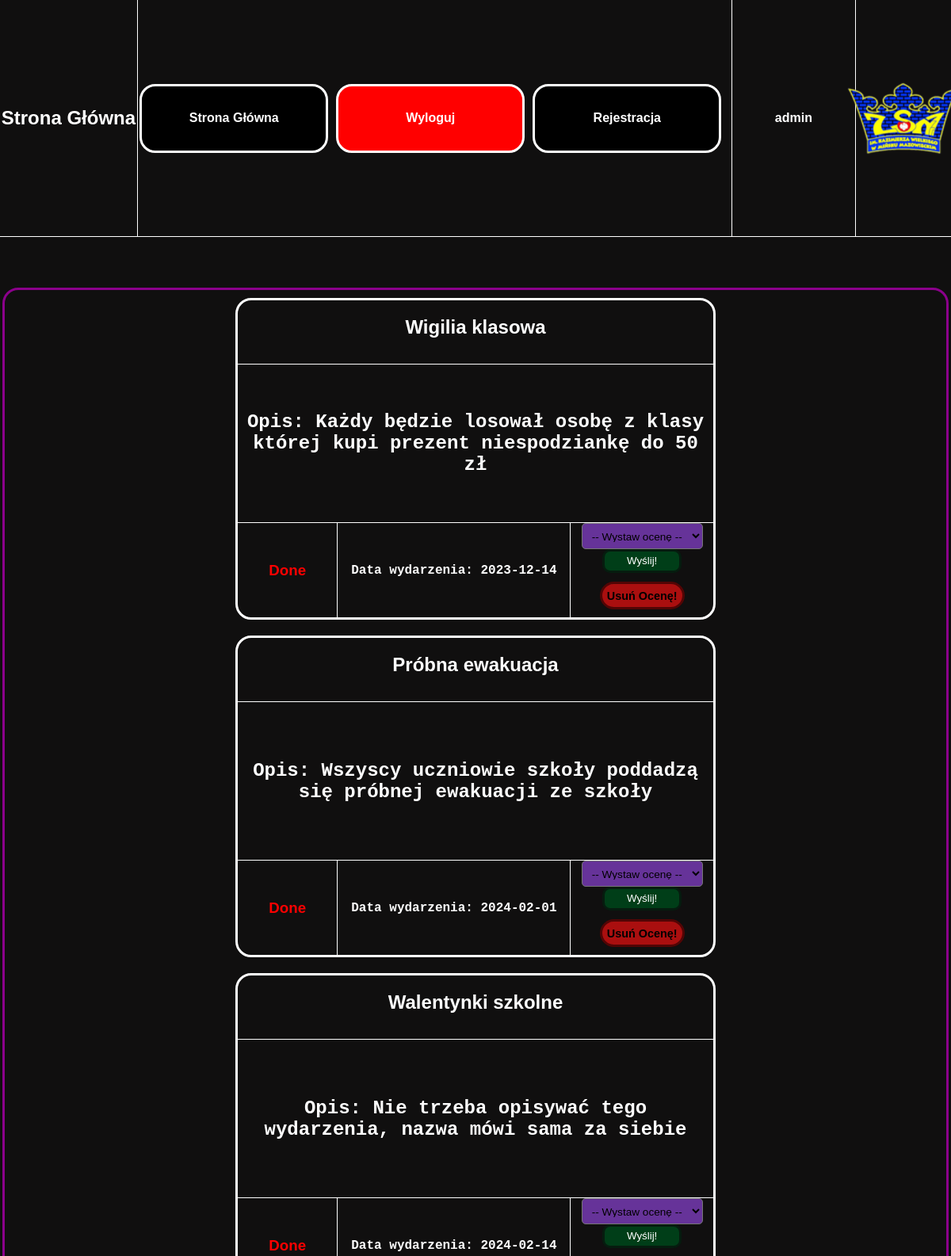
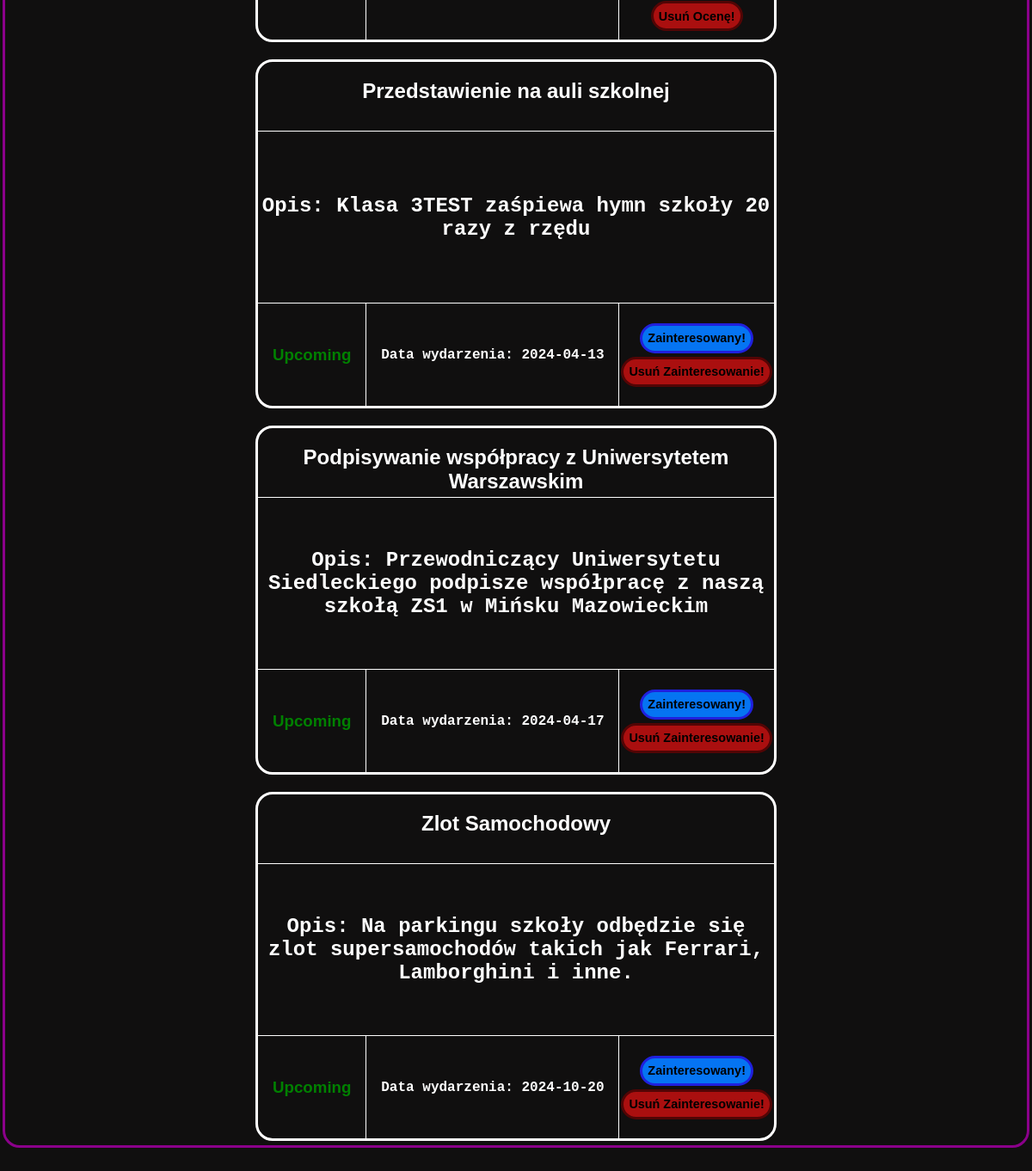
Screenshot of / (signed in) with the database file from the repository (2 pictures, top to bottom).
### tables this page shows
CREATE TABLE `wydarzenia` (
  `ID` int(11) NOT NULL,
  `nazwa_wyd` text NOT NULL,
  `opis_wyd` text NOT NULL,
  `data_wyd` date NOT NULL
);

### index.php (the view, shortened to what this page needs)
<!DOCTYPE html>
<html lang="en">
<head>
    <link rel="stylesheet" href="style.css">
</head>
<body>
    <div id="ogol">
        <div id="menu">
            <div id="menlewolewo">
                <h1>Strona Główna</h1>
            </div>
            <div id="menlewo">
                <?php
                include 'menu.php';
                ?>
            </div>
            <div id="menprawo">
                <?php
                if (isset($_SESSION['user'])) {
                    echo $_SESSION['user'];
                } else {
                    echo "";
                }
                ?>
            </div>
            <div id="menprawoprawo">
            </div>
        </div>
        <div id="tresc">
            <div id="trescogol" style="display: flex; align-items: baseline; justify-content: center; flex-direction: row; flex-wrap: wrap; overflow-y: auto; border-top: solid darkmagenta 3px; border-radius: 20px; width: 99%; height: 95%; /* Ustaw maksymalną wysokość */">
                <?php
                $host = "localhost";
                $dbuser = "root";
                $dbpassword = "";
                $dbname = "Aaawlasny_projekt_BS";
                $conn = mysqli_connect($host, $dbuser, $dbpassword, $dbname);
                $sql = "SELECT `ID`, `nazwa_wyd`, `opis_wyd`, `data_wyd` FROM `wydarzenia` ORDER BY `data_wyd` ASC";
                $result = $conn->query($sql);
                if ($result->num_rows > 0) {
                    while ($row = $result->fetch_assoc()) {
                        echo "<div id = 'wydarzenie'>";
                        echo "<div id = 'divgora' style='display: flex; align-items: baseline; justify-content: center; height: 20%; width: 100%;'>";
                        echo "<h2 id='nazwa_wyd'>" .  $row['nazwa_wyd'] . "</h2>";
                        echo "</div>";
                        echo "<div id = 'divsrodek'>";
                        echo "<h2>" . "Opis: " . $row['opis_wyd'] . "</h2>";
                        echo "</div>";
                        echo "<div id = 'divdol'>";
                        echo "<div id = 'divdollewo'>";
                        echo "<div id = 'divdollewolewo'>";
                        $date = new DateTime($row['data_wyd']);
                        $now = new DateTime();
                        if ($date >= $now) {
                            echo "<h3 id ='dobre'>Upcoming</h3>";
                        } else {
                            echo "<h3 id ='zle'>Done</h3>";
                        }
                        echo "</div>";
                        echo "<div id = 'divdollewoprawo'>";
                        echo "<h4>" . "Data wydarzenia: " . $row['data_wyd'] . "</h4>";
                        echo "</div>";
                        echo "</div>";
                        echo "<div id = 'divdolprawo'>";
                        $date = new DateTime($row['data_wyd']);
                        $now = new DateTime();
                        if ($date < $now) {
                            echo "<div id = 'divdolprawogora'>";
                            echo "<form method='POST' action=''>";
                            echo "<select name='ocena_wyd' required>";
                            echo "<option value =''>-- Wystaw ocenę --</option>";
                            echo "</select>";
                            echo "<input type='submit' name='wyslij_ocene' id='wys_ocen' value='Wyślij!'>";
                            echo "</form>";
                            echo "</div>";
                            echo "<div id = 'divdolprawodol'>";
                            echo "<form method='POST' action=''>";
                            echo "<input type='submit' name='usun_ocene' id='usun_zainteresbutton' value='Usuń Ocenę!'>";
                            echo "</form>";
                            echo "</div>";
                        } else {
                            echo "<form method='POST' action=''>";
                            echo "<input type='submit' name='zainteres' id='zainteresbutton' value='Zainteresowany!'>";
                            echo "</form>";
                            echo "<form method='POST' action=''>";
                            echo "<input type='submit' name='usun_zainteres' id='usun_zainteresbutton' value='Usuń Zainteresowanie!'>";
                            echo "</form>";
                        }
                        echo "</div>";
                        echo "</div>";
                        echo "</div>";
                    }
                } else {
                    echo "<h1>Brak wydarzeń</h1>";
                }
                ?>
            </div>
        </div>
    </div>
</body>
</html>

### style.css (style rules this page uses)
body { background-color: rgb(16, 15, 15); color: white; margin: 0px; overflow: hidden; }
#ogol { display: flex; flex-direction: column; width: 100%; height: 100vh; }
#menu { display: flex; flex-direction: row; color: white; width: 100%; height: 10%; border-bottom: 0.5px solid white; }
#menlewo { display: flex; flex-direction: row; align-items: center; justify-content: center; width: 65%; height: 100%; border-right: 0.5px solid white; }
#menlewolewo { display: flex; flex-direction: row; align-items: center; justify-content: center; width: 15%; height: 100%; border-right: 0.5px solid white; }
#menprawo { display: flex; align-items: center; justify-content: center; width: 10%; height: 100%; padding: 0 20px; color: white; font-family: Arial, Helvetica, sans-serif; font-weight: bold; font-size: 16px; }
#menprawoprawo { display: flex; align-items: center; justify-content: center; flex-direction: row; border-left: 0.5px solid white; width: 10%; height: 100%; }
#menlewolewo h1 { font-size: 1.5em; margin: 0; padding: 0; }
#tresc { display: flex; align-items: center; justify-content: center; flex-direction: column; width: 100%; height: 90%; }
#trescogol { display: flex; align-items: center; justify-content: center; flex-direction: column; border: solid darkmagenta 3px; border-radius: 20px; width: 99%; height: 95%; }
#wydarzenie { display: flex; align-items: center; justify-content: center; flex-direction: column; margin: 10px; border: solid white 3px; font-family: "Lucida Console", "Courier New", monospace; text-align: center; border-radius: 20px; width: 600px; height: 400px; }
#divgora { display: flex; align-items: center; justify-content: center; flex-direction: row; border-bottom: solid white 0.5px; width: 100%; height: 20%; }
#divsrodek { display: flex; align-items: center; justify-content: center; flex-direction: row; flex-wrap: wrap; overflow: auto; border-bottom: solid white 0.5px; width: 100%; height: 50%; }
#divdol { display: flex; align-items: center; justify-content: center; flex-direction: row; width: 100%; height: 30%; }
#divdollewo { display: flex; align-items: center; justify-content: center; flex-direction: row; border-right: solid white 0.5px; width: 70%; height: 100%; }
#divdollewolewo { display: flex; align-items: center; justify-content: center; border-right: solid white 0.5px; width: 30%; height: 100%; }
#divdollewoprawo { display: flex; align-items: center; justify-content: center; width: 70%; height: 100%; }
#divdolprawo { display: flex; align-items: center; justify-content: center; flex-direction: column; gap: 4px; width: 30%; height: 100%; }
#divdolprawogora { display: flex; align-items: center; justify-content: baseline; flex-direction: column; width: 100%; height: 50%; }
#divdolprawodol { display: flex; align-items: center; justify-content: center; flex-direction: column; width: 100%; height: 50%; }
#zainteresbutton { background-color: rgb(5, 116, 242); border: solid rgb(32, 32, 221) 3px; border-radius: 20px; transition: 0.3s ease; text-align: center; font-family: Arial, Helvetica, sans-serif; font-weight: bold; font-size: 90%; color: black; width: 100%; height: 35px; }
#usun_zainteresbutton { background-color: rgb(170, 15, 15); border: solid rgb(32, 32, 221) 5px; border-radius: 20px; transition: 0.3s ease; text-align: center; font-family: Arial, Helvetica, sans-serif; font-weight: bold; font-size: 90%; border: solid rgb(82, 5, 5) 3px; color: black; width: 100%; height: 35px; }
h1 { font-family: "Tahoma", sans-serif; }
h3 { font-family: "Tahoma", sans-serif; }
#dobre { color: green; }
#zle { color: red; }
#nazwa_wyd { font-family: "Tahoma", sans-serif; }
#wys_ocen { height: 30px; width: 100px; border-radius: 10px; border: solid 3px #061c0f; background: #003e18; color: white; transition: 0.3s; cursor: pointer; }
select[name="ocena_wyd"] { padding: 8px; font-size: 85%; border-radius: 5px; background-color: rebeccapurple; height: 50%; width: 85%; }

### rows the page displays
wydarzenia: nazwa_wyd "Wigilia klasowa", opis_wyd "Każdy będzie losował osobę z klasy której kupi prezent niespodziankę do 50 zł", shows "Done", data_wyd "2023-12-14"
wydarzenia: nazwa_wyd "Próbna ewakuacja", opis_wyd "Wszyscy uczniowie szkoły poddadzą się próbnej ewakuacji ze szkoły", shows "Done", data_wyd "2024-02-01"
wydarzenia: nazwa_wyd "Walentynki szkolne", opis_wyd "Nie trzeba opisywać tego wydarzenia, nazwa mówi sama za siebie", shows "Done", data_wyd "2024-02-14"
wydarzenia: nazwa_wyd "Przedstawienie na auli szkolnej", opis_wyd "Klasa 3TEST zaśpiewa hymn szkoły 20 razy z rzędu", shows "Upcoming", data_wyd "2024-04-13"
wydarzenia: nazwa_wyd "Podpisywanie współpracy z Uniwersytetem Warszawskim", opis_wyd "Przewodniczący Uniwersytetu Siedleckiego podpisze współpracę z naszą szkołą ZS1 w Mińsku Mazowieckim", shows "Upcoming", data_wyd "2024-04-17"
wydarzenia: nazwa_wyd "Zlot Samochodowy", opis_wyd "Na parkingu szkoły odbędzie się zlot supersamochodów takich jak Ferrari, Lamborghini i inne.", shows "Upcoming", data_wyd "2024-10-20"

### other values shown
$_SESSION['user'] "admin"
